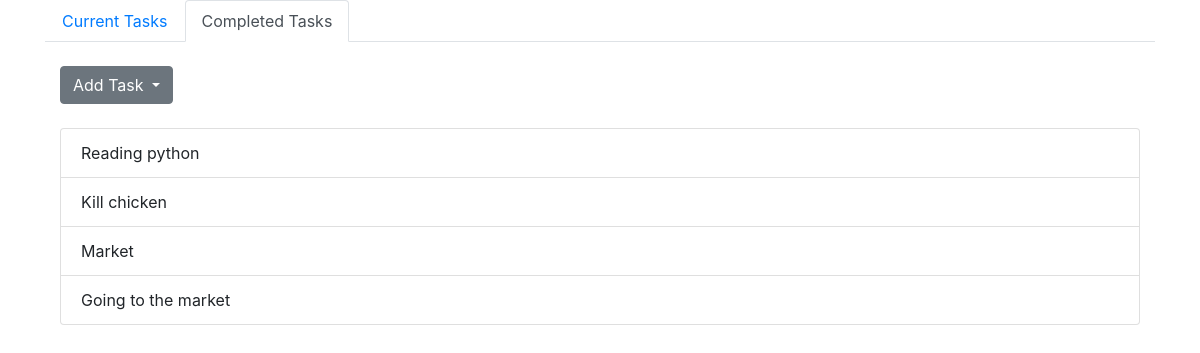
Page /completed_tasks/ on the earlier database version.
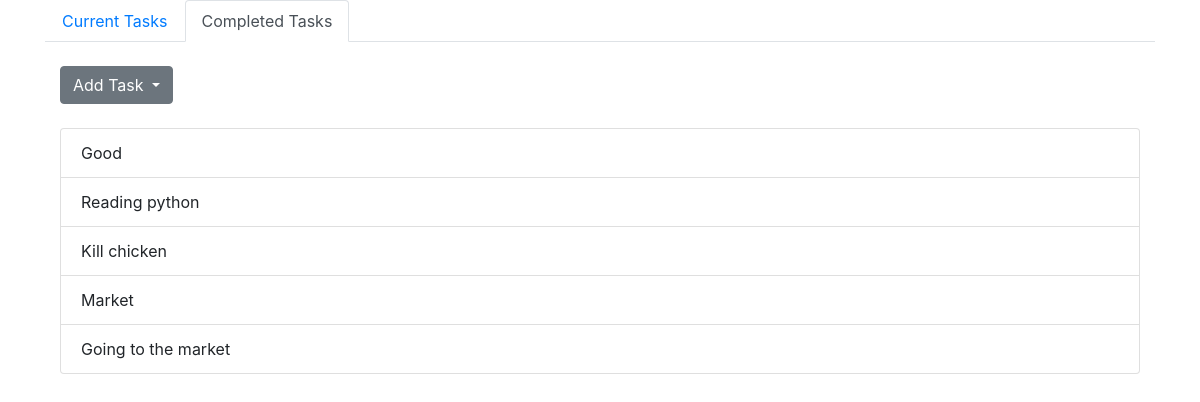
Same page on the later database version.
### todo/models.py (models this page shows)
class Task(models.Model):
  PRIORITY_CHOICES = [
   (3, "High"),
   (2, "Mid"),
   (1, "Low"),
   ]
  name = models.CharField("Task name", max_length = 100)
  completed = models.BooleanField(default = False)
  time_created = models.DateField(auto_now_add = True)
  deadline = models.DateField(blank = True, null = True)
  priority = models.IntegerField(choices = PRIORITY_CHOICES, null = True, blank = True)
  def __str__(self):
    return self.name

### todo/views.py (the view)
# urls.py: path("completed_tasks/", views.completed_tasks, name = 'completed_tasks'),
def completed_tasks(request):
  tasks = Task.objects.all().filter(completed = True).order_by('-time_created')
  context = {"tasks": tasks}
  return render(request, "todo/complete.html", context)

### todo/templates/todo/complete.html
{% extends 'base.html' %}
{% block header %}
  <ul class="nav nav-tabs dark">
    <li class="nav-item">
      <a class="nav-link" href="/">Current Tasks</a>
    </li>
    <li class="nav-item">
      <a class="nav-link active" href="{% url 'completed_tasks' %}">Completed Tasks</a>
    </li>
  </ul>
{% endblock %}
{% block content %}
<ul class="list-group">
  {% for task in tasks %}
  <li class="list-group-item">
    <span>{{task}} </span>
  </li>
  {% endfor %}
</ul>
{% endblock %}

Differences in the rows shown:
now on this page (row edited): Task: name "Good"
